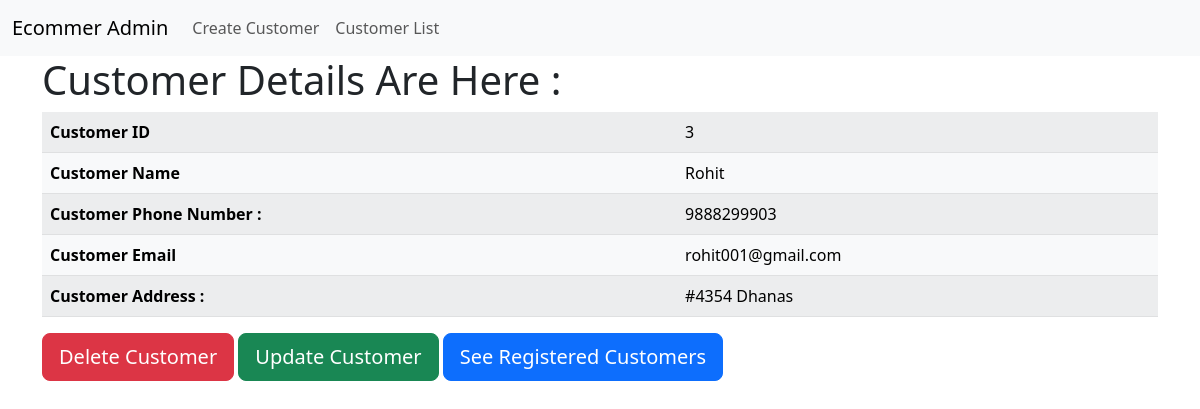
Screenshot of /customer/3 with the database file from the repository.
### customer/models.py (models this page shows, shortened)
class cdetails (models.Model):
    CustId = models.CharField(max_length=255, null=False)
    CName = models.CharField(max_length=255, null=False)
    PhoneNum = models.CharField(max_length=255, null=False)
    Email = models.EmailField(max_length=255, null=False)
    Adrs = models.CharField(max_length=255,null=False)

### customer/views.py (the view)
# urls.py: path('<int:pk>' , views.CustDetailView.as_view(), name='cust-detail'),
class CustDetailView (DetailView):
    template_name = 'customer/custdetail.html'
    model = cdetails
    context_object_name = 'Cust_detail'

### templates/customer/custdetail.html (shortened to what this page needs)
<!DOCTYPE html>
<html lang="en">
{% extends 'Customer/base.html' %}
{% block dynamic_section %}
<head>
</head>
<body>
    <h1>Customer Details Are Here : </h1>
    <div class="table-responsive">
        <table class="table table-light table-striped">
            <tr>
                <th>Customer ID</th>
                <td>{{Cust_detail.CustId}}</td>
            </tr>
            <tr>
                <th>Customer Name</th>
                <td>{{Cust_detail.CName}}</td>
            </tr>
            <tr>
                <th>Customer Phone Number :</th>
                <td>{{Cust_detail.PhoneNum}}</td>
            </tr>
            <tr>
                <th>Customer Email</th>
                <td>{{Cust_detail.Email}}</td>
            </tr>
            <tr>
                <th>Customer Address :</th>
                <td>{{Cust_detail.Adrs}}</td>
            </tr>
        </table>
        <a href="delete={{ Cust_detail.id }}" class="btn btn-danger btn-lg">Delete Customer</a>
        <a href="update={{ Cust_detail.id }}" class="btn btn-success btn-lg">Update Customer</a>
        <a class="btn btn-primary btn-lg" href="{% url 'cust-list' %}">See Registered Customers</a>
    </div>
</body>
{% endblock  %}

### rows the page displays
cdetails: CustId "3", CName "Rohit", PhoneNum "9888299903", Email "rohit001@gmail.com", Adrs "#4354 Dhanas"
